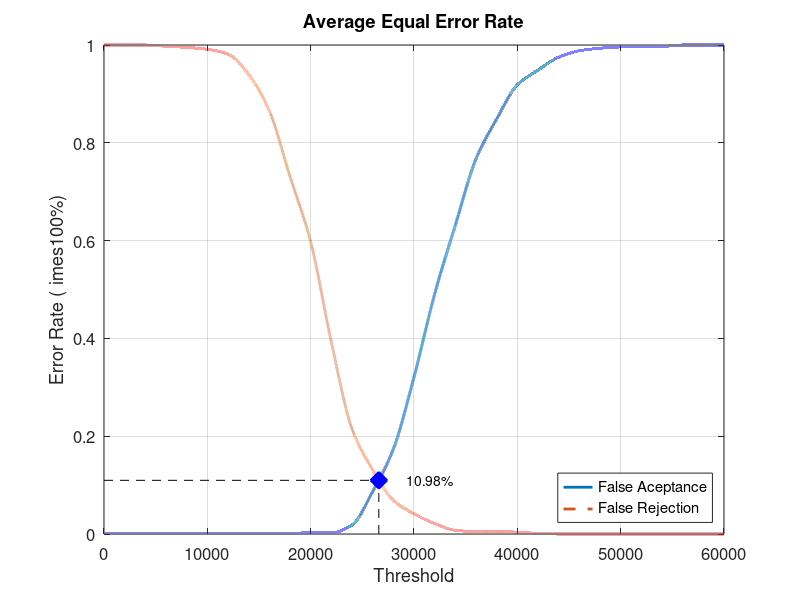
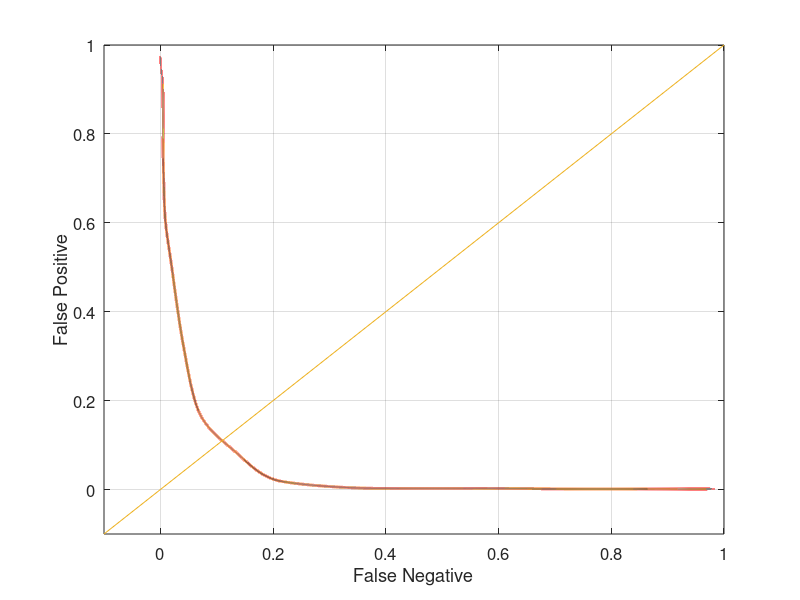

MATLAB code for these plots, in order:
close all;
clear;
clc;
x = 0:2000:60000;
xq = 0:0.5:60000;

y0 = [0 0.00131579 0.00131579 0.00131579 0.00131579 0.00131579 0.00131579 0.00131579 0.00131579 0.00131579 0.00263158 0.00263158 0.0184211 0.0868421 0.173684 0.321053 0.490789 0.631579 0.767105 0.848684 0.918421 0.948684 0.975 0.988158 0.993421 0.996053 0.997368 0.997368 1 1 1]
yy0 = interp1(x, y0, xq, 'pchip');
y1 = [1 1 1 0.9975 0.995 0.99125 0.98125 0.94 0.865 0.73125 0.5975 0.3925 0.215 0.13125 0.06875 0.04125 0.02125 0.0075 0.005 0.005 0.00375 0.00125 0 0 0 0 0 0 0 0 0]
yy1 = interp1(x, y1, xq, 'pchip');

% Calculating EER: 
y2 = abs(y0 - y1);
find(y2 == min(y2))
yy2 = abs(yy0 - yy1);
xEER = find(yy2 == min(yy2));
xEERIndex = xq(xEER) % X-axis EER
yEER = yy0(xEER) % Y-axis EER

main = figure
plot(xq, yy0,'-','LineWidth', 2);	hold on
plot(xq, yy1,'--','LineWidth', 2);	hold on
plot([xEERIndex xEERIndex], [0 yEER], 'k--');	hold on
plot([0 xEERIndex], [yEER yEER], 'k--');	hold on
plot(xEERIndex, yEER, 'bx', 'LineWidth', 10);	hold on
text(xEERIndex + 10 * xEERIndex / 100, yEER, [num2str(round((10000 * yEER)) / 100) '%'])
legend('False Aceptance', 'False Rejection', 'Location', 'SouthEast')
xlabel('Threshold')
ylabel('Error Rate (	imes100%)')
title('Average Equal Error Rate')
set(gca, 'FontSize', 12)
axis([0 60000 0 1])
grid on

print(main, 'Experiment1AverageMain', '-dpng');
FNRxFPR = figure('Color', [1 1 1]);
plot(yy1, yy0, '-', yy1, yy0, 'LineWidth', 2);
hold on
y = -0.1:0.1:1
plot(y, y); 
set(gca, 'FontSize', 12)
xlabel('False Negative')
ylabel('False Positive')
axis([-0.1 1 -0.1 1])
set(gca, 'FontSize', 12)
grid on

print(FNRxFPR, 'Experiment1AverageFNRxFPR','-dpng');
